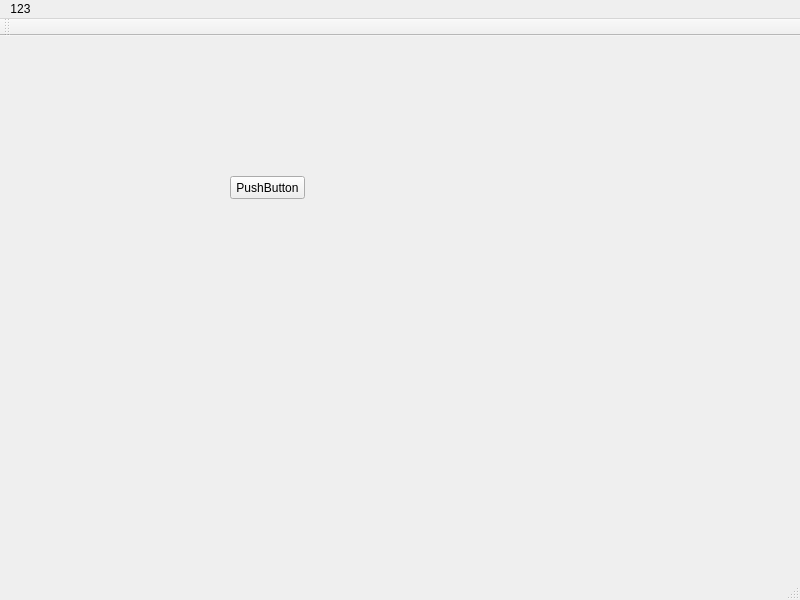
<?xml version="1.0" encoding="UTF-8"?>
<ui version="4.0">
 <class>MainWindow</class>
 <widget class="QMainWindow" name="MainWindow">
  <property name="geometry">
   <rect>
    <x>0</x>
    <y>0</y>
    <width>800</width>
    <height>600</height>
   </rect>
  </property>
  <property name="windowTitle">
   <string>MainWindow</string>
  </property>
  <widget class="QWidget" name="centralwidget">
   <widget class="QPushButton" name="pushButton">
    <property name="geometry">
     <rect>
      <x>230</x>
      <y>140</y>
      <width>75</width>
      <height>23</height>
     </rect>
    </property>
    <property name="text">
     <string>PushButton</string>
    </property>
   </widget>
  </widget>
  <widget class="QMenuBar" name="menubar">
   <property name="geometry">
    <rect>
     <x>0</x>
     <y>0</y>
     <width>800</width>
     <height>23</height>
    </rect>
   </property>
   <widget class="QMenu" name="menu123">
    <property name="title">
     <string>123</string>
    </property>
   </widget>
   <addaction name="menu123"/>
  </widget>
  <widget class="QStatusBar" name="statusbar"/>
  <widget class="QToolBar" name="toolBar">
   <property name="windowTitle">
    <string>toolBar</string>
   </property>
   <attribute name="toolBarArea">
    <enum>TopToolBarArea</enum>
   </attribute>
   <attribute name="toolBarBreak">
    <bool>false</bool>
   </attribute>
  </widget>
 </widget>
 <resources/>
 <connections/>
</ui>
